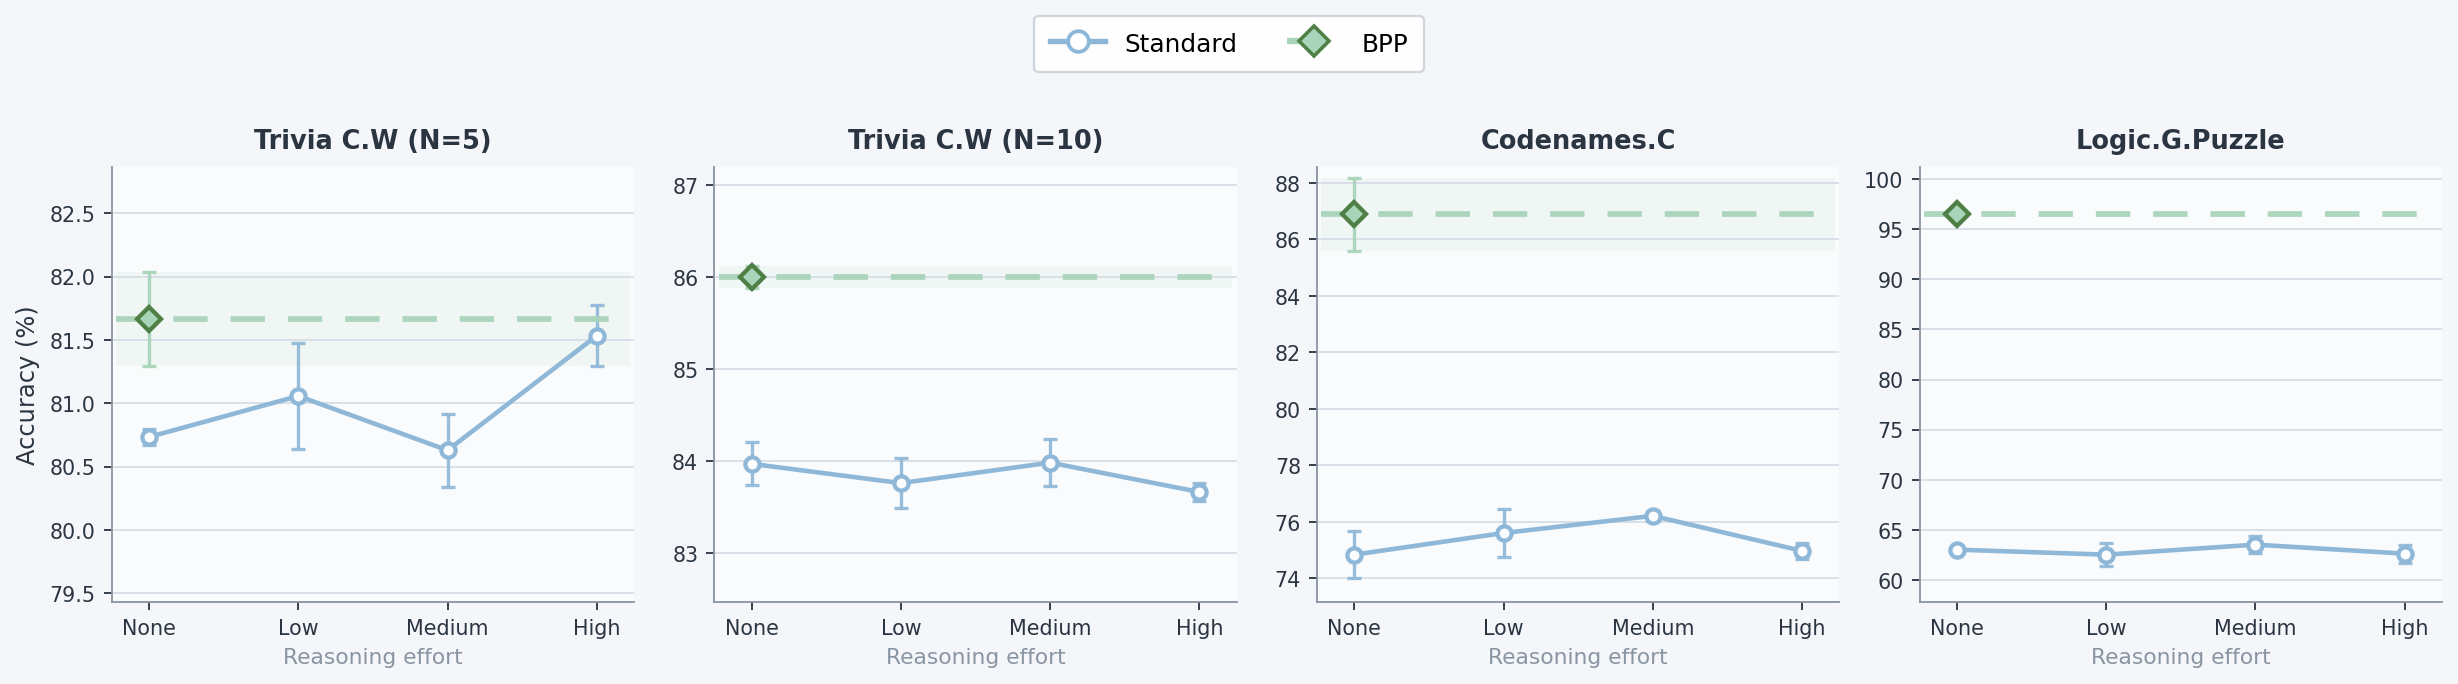

Python code for this plot:
#!/usr/bin/env python3
"""
logs/ 아래 gpt-5.4 reasoning effort 실험 폴더(`gpt-5.4_re-{none,low,medium,high}_wo_sys_mes`)의
결과 JSONL을 읽어 시각화한다.

**Standard**: API reasoning effort(None→High)에 따른 정확도 곡선(run 평균의 mean ± SEM).

**BPP**: 주장 비교를 위해 **reasoning = none** 조건에서의 성능만 표시한다.
(BPP를 low/medium/high effort로 돌린 다른 로그는 그리지 않음 — 추가 reasoning budget 가설과의 대비용.)

- X축: Reasoning effort (Standard의 설정 축)
- Y축: Accuracy (%)

사용 예:
  python visualization/gpt54_bpp_vs_standard_reasoning_effort.py
  python visualization/gpt54_bpp_vs_standard_reasoning_effort.py \\
    --logs-root logs --output visualization/gpt54_effort_vs_accuracy.png
"""

from __future__ import annotations

import argparse
import json
import math
import re
import sys
from collections import defaultdict
from pathlib import Path
from typing import Callable, DefaultDict, Dict, Iterable, List, Optional, Sequence, Tuple

import numpy as np

_REPO_ROOT = Path(__file__).resolve().parents[1]
if str(_REPO_ROOT) not in sys.path:
    sys.path.insert(0, str(_REPO_ROOT))

_VIZ_DIR = Path(__file__).resolve().parent
if str(_VIZ_DIR) not in sys.path:
    sys.path.insert(0, str(_VIZ_DIR))
import method_colors

try:
    import matplotlib.pyplot as plt
    from matplotlib.lines import Line2D
except ImportError as e:  # pragma: no cover
    raise SystemExit("matplotlib 가 필요합니다: pip install matplotlib") from e


EFFORTS: Tuple[str, ...] = ("none", "low", "medium", "high")
EFFORT_XLABELS = ("None", "Low", "Medium", "High")

PLOT_METHODS: Tuple[str, ...] = ("standard", "bpp")

SKIP_SUBSTR = ("batch_input", "batch_meta", "batch_phase", "batch_anthropic")
RE_LOG_FOLDER = re.compile(r"gpt-5\.4_re-(none|low|medium|high)_wo_sys_mes")

C_STANDARD = method_colors.METHOD_COLORS_SLUG["standard"]
C_BPP = method_colors.METHOD_COLORS_SLUG["bpp"]
C_BPP_EDGE = method_colors.BPP_MARKER_EDGE
C_GRID = "#D8DEE6"
C_TEXT = "#2B3542"
C_MUTED = "#8A95A3"
BG_PANEL = "#FAFBFC"
FIG_BG = "#F4F6F9"


def _method_from_filename(name: str) -> Optional[str]:
    if "__method-" not in name:
        return None
    return name.split("__method-")[1].split("_model")[0]


def _dataset_stem_from_filename(name: str) -> str:
    if "__method-" not in name:
        return name
    return name.split("__method-")[0]


def _effort_from_path(path: Path) -> Optional[str]:
    m = RE_LOG_FOLDER.search(str(path))
    return m.group(1) if m else None


def _task_from_path(path: Path, logs_root: Path) -> Optional[str]:
    try:
        rel = path.relative_to(logs_root)
    except ValueError:
        return None
    parts = rel.parts
    return parts[0] if parts else None


def _skip_file(name: str) -> bool:
    return any(s in name for s in SKIP_SUBSTR)


def _mean_sem(values: Sequence[float]) -> Tuple[float, float]:
    xs = [float(x) for x in values]
    n = len(xs)
    if n == 0:
        return float("nan"), float("nan")
    mean = float(np.mean(xs))
    if n < 2:
        return mean, 0.0
    sem = float(np.std(xs, ddof=1) / math.sqrt(n))
    return mean, sem


def _accuracy_trivia(path: Path) -> float:
    accs: List[float] = []
    with path.open(encoding="utf-8") as f:
        for line in f:
            d = json.loads(line)
            for info in d.get("test_output_infos", []):
                qc = info.get("question_count") or 0
                if qc > 0:
                    accs.append(info.get("correct_count", 0) / qc)
    if not accs:
        raise ValueError(f"no trivia accuracies: {path}")
    return float(np.mean(accs))


def _accuracy_codenames(path: Path) -> float:
    accs: List[float] = []
    with path.open(encoding="utf-8") as f:
        for line in f:
            d = json.loads(line)
            for info in d["test_output_infos"]:
                tc = info.get("target_count") or 0
                if tc > 0:
                    accs.append(info.get("matched_count", 0) / tc)
    if not accs:
        raise ValueError(f"no codenames accuracies: {path}")
    return float(np.mean(accs))


def _accuracy_logic_grid(path: Path) -> float:
    accs: List[float] = []
    with path.open(encoding="utf-8") as f:
        for line in f:
            d = json.loads(line)
            for info in d["test_output_infos"]:
                accs.append(1.0 if info.get("correct") else 0.0)
    if not accs:
        raise ValueError(f"no logic accuracies: {path}")
    return float(np.mean(accs))


ACC_HANDLERS: Dict[str, Callable[[Path], float]] = {
    "trivia_creative_writing": _accuracy_trivia,
    "codenames_collaborative": _accuracy_codenames,
    "logic_grid_puzzle": _accuracy_logic_grid,
}


def iter_metric_files(logs_root: Path, methods: Tuple[str, ...]) -> Iterable[Path]:
    for p in sorted(logs_root.rglob("*.jsonl")):
        if _skip_file(p.name):
            continue
        if not RE_LOG_FOLDER.search(str(p)):
            continue
        m = _method_from_filename(p.name)
        if m is None or m not in methods:
            continue
        task = _task_from_path(p, logs_root)
        if task is None or task not in ACC_HANDLERS:
            continue
        yield p


def collect_accuracy(
    logs_root: Path,
    methods: Tuple[str, ...] = PLOT_METHODS,
) -> Dict[Tuple[str, str, str, str], List[float]]:
    acc_map: DefaultDict[Tuple[str, str, str, str], List[float]] = defaultdict(list)
    for path in iter_metric_files(logs_root, methods):
        task = _task_from_path(path, logs_root)
        assert task is not None
        effort = _effort_from_path(path)
        assert effort is not None
        method = _method_from_filename(path.name)
        assert method is not None
        ds = _dataset_stem_from_filename(path.name)
        acc_map[(task, ds, method, effort)].append(ACC_HANDLERS[task](path))
    return dict(acc_map)


def _panel_title(task: str, dataset_stem: str) -> str:
    if task == "codenames_collaborative":
        return "Codenames.C"
    if task == "logic_grid_puzzle":
        return "Logic.G.Puzzle"
    if task == "trivia_creative_writing":
        if "_n_5" in dataset_stem:
            return "Trivia C.W (N=5)"
        if "_n_10" in dataset_stem:
            return "Trivia C.W (N=10)"
        return "Trivia C.W"
    return dataset_stem[:22]


def _ordered_panels(
    acc_map: Dict[Tuple[str, str, str, str], List[float]],
) -> List[Tuple[str, str]]:
    seen: set[Tuple[str, str]] = set()
    order: List[Tuple[str, str]] = []
    preferred = [
        ("trivia_creative_writing", "trivia_creative_writing_100_n_5.jsonl"),
        ("trivia_creative_writing", "trivia_creative_writing_100_n_10.jsonl"),
        ("codenames_collaborative", "codenames_50.jsonl"),
        ("logic_grid_puzzle", "logic_grid_puzzle_200.jsonl"),
    ]
    for t, d in preferred:
        if any(k[0] == t and k[1] == d for k in acc_map):
            order.append((t, d))
            seen.add((t, d))
    for (t, d, _, _) in sorted(acc_map.keys()):
        if (t, d) not in seen:
            order.append((t, d))
            seen.add((t, d))
    return order


def _apply_panel_style(ax: plt.Axes) -> None:
    ax.set_facecolor(BG_PANEL)
    ax.grid(True, axis="y", color=C_GRID, linewidth=0.85, linestyle="-", alpha=0.95)
    ax.tick_params(axis="both", colors=C_TEXT, labelsize=9)
    ax.spines["top"].set_visible(False)
    ax.spines["right"].set_visible(False)
    ax.spines["left"].set_color(C_MUTED)
    ax.spines["bottom"].set_color(C_MUTED)


def plot_effort_vs_performance(
    acc_map: Dict[Tuple[str, str, str, str], List[float]],
    out_path: Path,
) -> None:
    panels = _ordered_panels(acc_map)
    n = len(panels)
    if n == 0:
        raise ValueError("no panels")

    plt.rcParams.update(
        {
            "font.family": "sans-serif",
            "font.sans-serif": ["DejaVu Sans", "Helvetica", "Arial"],
            "axes.unicode_minus": False,
            "figure.facecolor": FIG_BG,
            "axes.edgecolor": C_MUTED,
        }
    )

    fig_w = min(3.75 * n, 16.0)
    fig, axes = plt.subplots(1, n, figsize=(fig_w, 4.35), dpi=165, squeeze=False, facecolor=FIG_BG)
    axes_flat = np.atleast_1d(axes).ravel()

    x = np.arange(len(EFFORTS), dtype=float)

    for j, (task, ds) in enumerate(panels):
        ax = axes_flat[j]

        # Standard: 모든 reasoning effort
        std_means: List[float] = []
        std_sems: List[float] = []
        for e in EFFORTS:
            m, s = _mean_sem(acc_map.get((task, ds, "standard", e), []))
            std_means.append(m * 100.0 if not math.isnan(m) else float("nan"))
            std_sems.append(s * 100.0 if not math.isnan(s) else 0.0)
        std_arr = np.array(std_means, dtype=float)
        valid_std = np.isfinite(std_arr)
        if np.any(valid_std):
            ax.plot(
                x[valid_std],
                std_arr[valid_std],
                color=C_STANDARD,
                marker="o",
                markersize=6.2,
                markerfacecolor="white",
                markeredgewidth=1.85,
                markeredgecolor=C_STANDARD,
                linewidth=2.0,
                label="_nolegend_",
                zorder=3,
                alpha=0.98,
            )
            ax.errorbar(
                x,
                std_arr,
                yerr=np.array(std_sems),
                fmt="none",
                ecolor=C_STANDARD,
                elinewidth=1.45,
                capsize=3.2,
                capthick=1.45,
                zorder=2,
                alpha=0.9,
            )

        # BPP: reasoning = none 만 (다른 effort의 BPP는 플롯하지 않음)
        bpp_m, bpp_s = _mean_sem(acc_map.get((task, ds, "bpp", "none"), []))
        if not math.isnan(bpp_m):
            bpp_pct = bpp_m * 100.0
            bpp_sem = bpp_s * 100.0
            x_left = float(x[0]) - 0.22
            x_right = float(x[-1]) + 0.22
            ax.hlines(
                bpp_pct,
                x_left,
                x_right,
                colors=C_BPP,
                linestyles=(0, (6, 4)),
                linewidth=2.5,
                label="_nolegend_",
                zorder=4,
                alpha=0.95,
            )
            ax.fill_between(
                [x_left, x_right],
                bpp_pct - bpp_sem,
                bpp_pct + bpp_sem,
                color=C_BPP,
                alpha=0.12,
                linewidth=0,
                zorder=1,
            )
            ax.errorbar(
                [0.0],
                [bpp_pct],
                yerr=[bpp_sem],
                fmt="none",
                ecolor=C_BPP,
                elinewidth=1.45,
                capsize=3.2,
                capthick=1.45,
                zorder=5,
                alpha=0.95,
            )
            ax.plot(
                [0.0],
                [bpp_pct],
                color=C_BPP,
                marker="D",
                markersize=7.5,
                markerfacecolor=C_BPP,
                markeredgewidth=1.85,
                markeredgecolor=C_BPP_EDGE,
                linestyle="None",
                label="_nolegend_",
                zorder=6,
            )

        ax.set_xticks(x)
        ax.set_xticklabels(EFFORT_XLABELS, fontsize=8.8, color=C_TEXT)
        ax.set_xlabel("Reasoning effort", fontsize=9.5, color=C_MUTED)
        if j == 0:
            ax.set_ylabel("Accuracy (%)", fontsize=10.5, color=C_TEXT)
        ax.set_title(_panel_title(task, ds), fontsize=11.2, fontweight="600", color=C_TEXT, pad=8)
        _apply_panel_style(ax)

        ypool: List[float] = []
        for e in EFFORTS:
            m, _ = _mean_sem(acc_map.get((task, ds, "standard", e), []))
            if not math.isnan(m):
                ypool.append(m * 100.0)
        bm, _ = _mean_sem(acc_map.get((task, ds, "bpp", "none"), []))
        if not math.isnan(bm):
            ypool.append(bm * 100.0)
        if ypool:
            lo, hi = min(ypool), max(ypool)
            pad = max(1.2, (hi - lo) * 0.14)
            ax.set_ylim(lo - pad, hi + pad)
        ax.set_xlim(-0.25, float(x[-1]) + 0.25)

    handles = [
        Line2D(
            [0],
            [0],
            color=C_STANDARD,
            marker="o",
            linestyle="-",
            linewidth=2.35,
            markersize=9,
            markerfacecolor="white",
            markeredgecolor=C_STANDARD,
            markeredgewidth=1.65,
            label="Standard",
        ),
        Line2D(
            [-0.22, 0.0, 0.22],
            [0.0, 0.0, 0.0],
            color=C_BPP,
            linestyle=(0, (6, 4)),
            linewidth=2.75,
            marker="D",
            markersize=9,
            markerfacecolor=C_BPP,
            markeredgecolor=C_BPP_EDGE,
            markeredgewidth=1.55,
            markevery=[1],
            label="BPP",
        ),
    ]
    fig.legend(
        handles=handles,
        loc="upper center",
        ncol=2,
        frameon=True,
        fancybox=True,
        framealpha=0.97,
        edgecolor="#D0D5DD",
        fontsize=10.8,
        borderpad=0.65,
        labelspacing=0.55,
        handlelength=2.2,
        handleheight=0.9,
        bbox_to_anchor=(0.5, 1.02),
    )

    plt.tight_layout(rect=(0, 0.06, 1, 0.88))
    out_path.parent.mkdir(parents=True, exist_ok=True)
    fig.savefig(out_path, bbox_inches="tight", facecolor=fig.get_facecolor())
    plt.close(fig)


def main() -> None:
    p = argparse.ArgumentParser(description=__doc__)
    p.add_argument("--logs-root", type=Path, default=_REPO_ROOT / "logs")
    p.add_argument(
        "--output",
        type=Path,
        default=_REPO_ROOT / "visualization" / "gpt54_bpp_vs_standard_reasoning_effort.png",
        help="저장할 PNG 경로",
    )
    args = p.parse_args()

    logs_root = args.logs_root.resolve()
    if not logs_root.is_dir():
        raise SystemExit(f"logs 폴더가 없습니다: {logs_root}")

    acc_map = collect_accuracy(logs_root, PLOT_METHODS)
    if not acc_map:
        raise SystemExit(
            f"{logs_root} 에서 gpt-5.4_re-* 로그(standard/bpp)를 찾지 못했습니다."
        )

    out = args.output.resolve()
    plot_effort_vs_performance(acc_map, out)
    print(f"Wrote: {out}")


if __name__ == "__main__":
    main()
